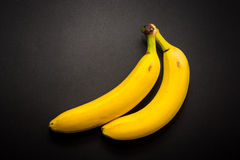
#> input picture madura.jpg, 240 x 160 px
$ python identificador.py
#> lines starting #> are read from the running program, lines starting #| are printed output that depends on the picture; after the words box and inside, x2 and y2 are one past the last pixel; in counts of white or black regions, pixels touching at a corner belong together
### DominationColorKmeans.py
import cv2
from sklearn.cluster import KMeans


class DominantColors:
    CLUSTERS = None
    IMAGE = None
    COLORS = None
    LABELS = None

    def __init__(self, image, clusters=3):
        self.CLUSTERS = clusters
        self.IMAGE = image

    def dominantColors(self):
        # read image
        img = cv2.imread(self.IMAGE)
#> img is the input picture: shape (160, 240, 3); mean B, G, R 27.7, 58.5, 70.5

        # convert to rgb from bgr
        img = cv2.cvtColor(img, cv2.COLOR_BGR2RGB)

        # reshaping to a list of pixels
        img = img.reshape((img.shape[0] * img.shape[1], 3))

        # save image after operations
        self.IMAGE = img

        # using k-means to cluster pixels
        kmeans = KMeans(n_clusters=self.CLUSTERS)
        kmeans.fit(img)

        # the cluster centers are our dominant colors.
        self.COLORS = kmeans.cluster_centers_

        # save labels
        self.LABELS = kmeans.labels_

        # returning after converting to integer from float
        return self.COLORS.astype(int)


img = 'madura.jpg'
clusters = 3
dc = DominantColors(img, clusters)
colors = dc.dominantColors()
print(colors)

### Core.py
import cv2
from matplotlib import pyplot as plt

# [17 lines left out: functions show_picture, plot_histogram, not called in this run]

def get_histogram(imagem):
    color = ('r', 'g', 'b')

    lista = []

    for i, col in enumerate(color):
        histr = cv2.calcHist([imagem], [i], None, [256], [0, 256])
        lista = lista + histr
    return lista


# [19 lines left out: functions get_rgb_pixel, main, not called in this run]

# [2 lines that do not run on import are left out]

### identificador.py
import numpy as np
import cv2 as cv
import Core
import DominationColorKmeans


face_cascade = cv.CascadeClassifier('banana_classifier.xml')
img = cv.imread('madura.jpg')
gray = cv.cvtColor(img, cv.COLOR_BGR2GRAY)
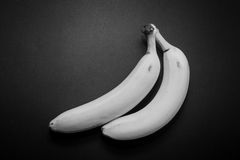
#> gray: shape (160, 240); min 0, max 222, mean 58.6

faces = face_cascade.detectMultiScale(gray, 1.3, 5)
#> faces = [[31, 52, 179, 90]]
for (x,y,w,h) in faces:
    cv.rectangle(img,(x,y),(x+w,y+h),(255,0,0),2)
    roi_color = img[y:y+h, x:x+w]
#> this loop made 1 pass
#> pass 1, `roi_color = img[y:y+h, x:x+w]`:
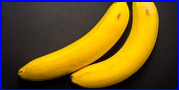
#> roi_color: shape (90, 179, 3); mean B, G, R 33.6, 89.2, 112.4
#> after the loop:
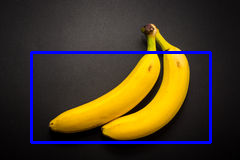
#> img: shape (160, 240, 3); 4.19% of pixels changed, all inside (x1, y1, x2, y2) = (30, 51, 212, 144)
    #roi_gray = gray[y:y+h, x:x+w]

#cv.imshow('img', roi_color)
print (Core.get_histogram(roi_color))
#> after the loop in get_histogram, `for i, col in enumerate(color):`: lista = empty array

#cv.waitKey(0)
#cv.destroyAllWindows()
